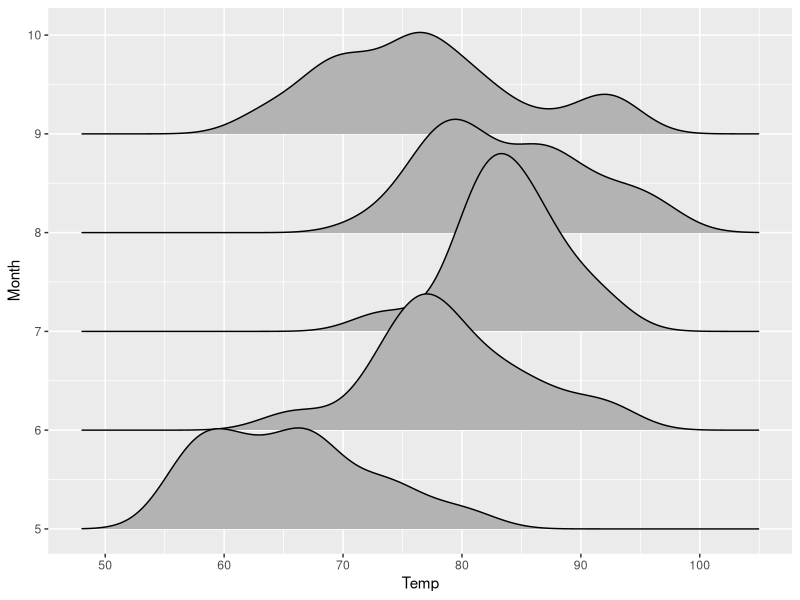
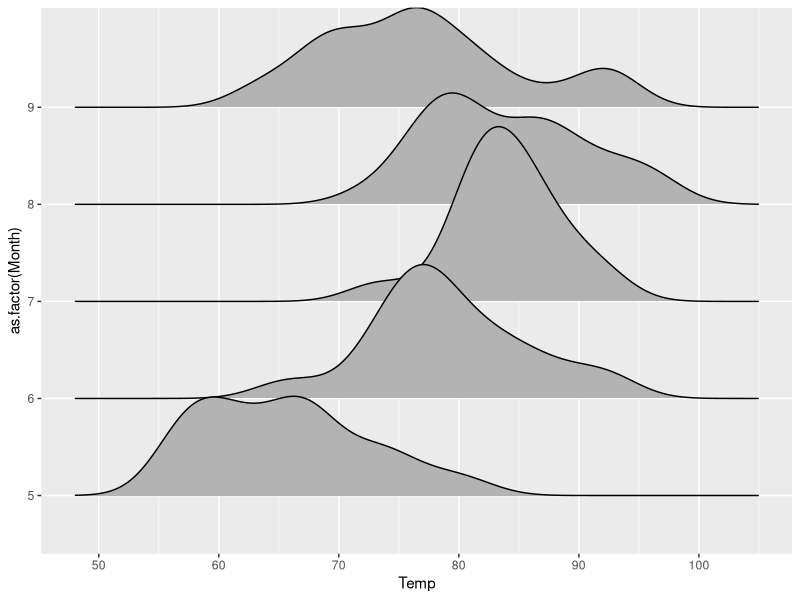
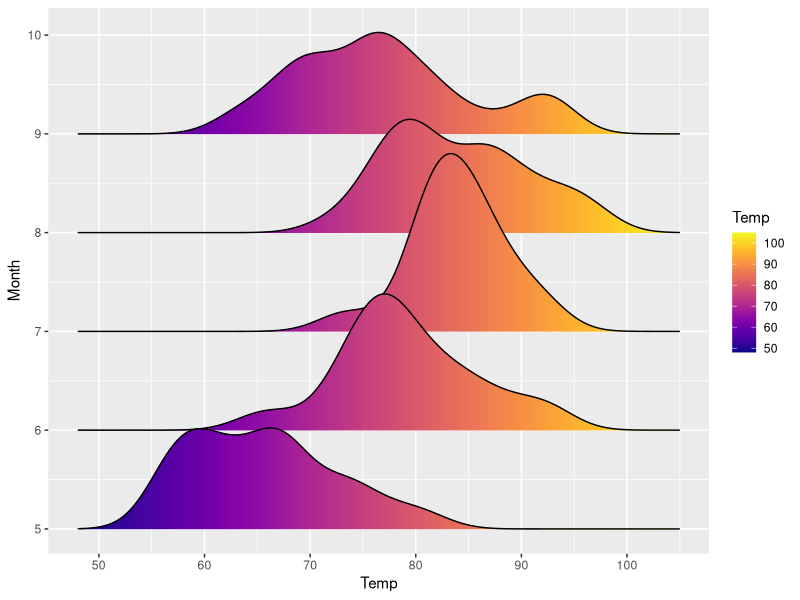
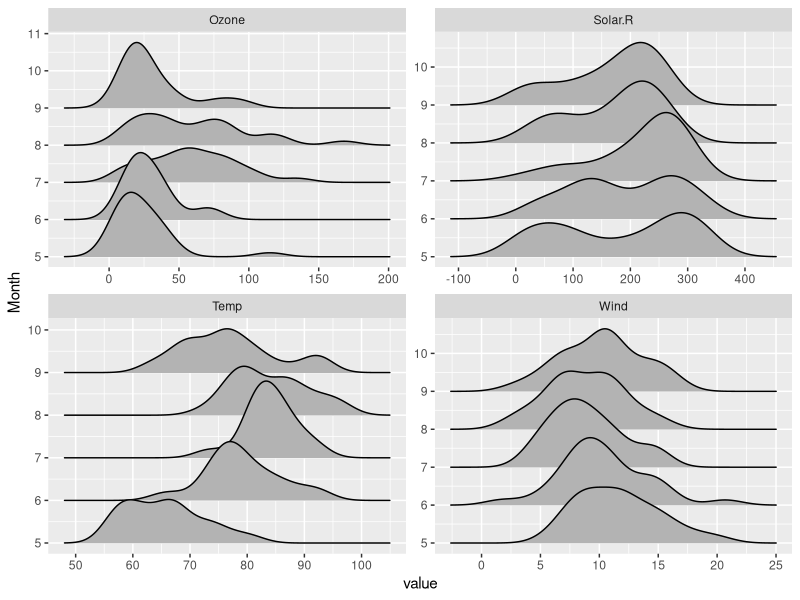

Generate these figures, in order, with R:
############3 visualizing multiple distribution with ridgeplots #################

###load the libraries
library(ggplot2)
library(ggridges)
####build a ggplot description
ggplot(airquality) + aes(Temp, Month, group = Month) + geom_density_ridges()
ggplot(airquality) + aes(Temp, as.factor(Month) ) + geom_density_ridges()

### explicitly  make month a factor
library(viridis)
ggplot(airquality) + aes(Temp, Month, group = Month,  fill = ..x..) + 
  geom_density_ridges_gradient() + 
  scale_fill_viridis(option = "C", name = "Temp")


library(tidyr)
airquality %>%
  gather(key = "Measurement", value = "value", Ozone, Solar.R, Wind, Temp ) %>%

  ggplot() + aes(value, Month, group = Month) + 
  geom_density_ridges_gradient() +
  facet_wrap( ~ Measurement, scales = "free")

